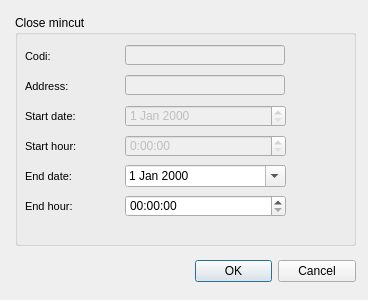
<?xml version="1.0" encoding="UTF-8"?>
<ui version="4.0">
 <class>Dialog</class>
 <widget class="QDialog" name="Dialog">
  <property name="geometry">
   <rect>
    <x>0</x>
    <y>0</y>
    <width>368</width>
    <height>300</height>
   </rect>
  </property>
  <property name="windowTitle">
   <string>Dialog</string>
  </property>
  <widget class="QDialogButtonBox" name="buttonBox">
   <property name="geometry">
    <rect>
     <x>195</x>
     <y>255</y>
     <width>161</width>
     <height>32</height>
    </rect>
   </property>
   <property name="orientation">
    <enum>Qt::Horizontal</enum>
   </property>
   <property name="standardButtons">
    <set>QDialogButtonBox::Cancel|QDialogButtonBox::Ok</set>
   </property>
  </widget>
  <widget class="QGroupBox" name="groupBox">
   <property name="geometry">
    <rect>
     <x>15</x>
     <y>15</y>
     <width>341</width>
     <height>231</height>
    </rect>
   </property>
   <property name="title">
    <string>Close mincut</string>
   </property>
   <widget class="QLineEdit" name="label_x">
    <property name="enabled">
     <bool>false</bool>
    </property>
    <property name="geometry">
     <rect>
      <x>110</x>
      <y>30</y>
      <width>160</width>
      <height>20</height>
     </rect>
    </property>
    <property name="font">
     <font>
      <italic>false</italic>
     </font>
    </property>
    <property name="styleSheet">
     <string notr="true"/>
    </property>
    <property name="text">
     <string/>
    </property>
    <property name="alignment">
     <set>Qt::AlignLeading|Qt::AlignLeft|Qt::AlignVCenter</set>
    </property>
   </widget>
   <widget class="QLabel" name="label_label_x">
    <property name="geometry">
     <rect>
      <x>10</x>
      <y>30</y>
      <width>90</width>
      <height>22</height>
     </rect>
    </property>
    <property name="font">
     <font>
      <pointsize>8</pointsize>
     </font>
    </property>
    <property name="frameShape">
     <enum>QFrame::NoFrame</enum>
    </property>
    <property name="frameShadow">
     <enum>QFrame::Plain</enum>
    </property>
    <property name="text">
     <string>Codi:</string>
    </property>
    <property name="textFormat">
     <enum>Qt::AutoText</enum>
    </property>
    <property name="scaledContents">
     <bool>false</bool>
    </property>
    <property name="alignment">
     <set>Qt::AlignLeading|Qt::AlignLeft|Qt::AlignVCenter</set>
    </property>
    <property name="margin">
     <number>3</number>
    </property>
   </widget>
   <widget class="QLineEdit" name="label_x_2">
    <property name="enabled">
     <bool>false</bool>
    </property>
    <property name="geometry">
     <rect>
      <x>110</x>
      <y>60</y>
      <width>160</width>
      <height>20</height>
     </rect>
    </property>
    <property name="styleSheet">
     <string notr="true"/>
    </property>
    <property name="text">
     <string/>
    </property>
    <property name="alignment">
     <set>Qt::AlignLeading|Qt::AlignLeft|Qt::AlignVCenter</set>
    </property>
   </widget>
   <widget class="QLabel" name="label_label_x_2">
    <property name="geometry">
     <rect>
      <x>10</x>
      <y>60</y>
      <width>90</width>
      <height>22</height>
     </rect>
    </property>
    <property name="font">
     <font>
      <pointsize>8</pointsize>
     </font>
    </property>
    <property name="frameShape">
     <enum>QFrame::NoFrame</enum>
    </property>
    <property name="frameShadow">
     <enum>QFrame::Plain</enum>
    </property>
    <property name="text">
     <string>Address:</string>
    </property>
    <property name="textFormat">
     <enum>Qt::AutoText</enum>
    </property>
    <property name="scaledContents">
     <bool>false</bool>
    </property>
    <property name="alignment">
     <set>Qt::AlignLeading|Qt::AlignLeft|Qt::AlignVCenter</set>
    </property>
    <property name="margin">
     <number>3</number>
    </property>
   </widget>
   <widget class="QLabel" name="label_label_x_3">
    <property name="geometry">
     <rect>
      <x>10</x>
      <y>90</y>
      <width>90</width>
      <height>22</height>
     </rect>
    </property>
    <property name="font">
     <font>
      <pointsize>8</pointsize>
     </font>
    </property>
    <property name="frameShape">
     <enum>QFrame::NoFrame</enum>
    </property>
    <property name="frameShadow">
     <enum>QFrame::Plain</enum>
    </property>
    <property name="text">
     <string>Start date:</string>
    </property>
    <property name="textFormat">
     <enum>Qt::AutoText</enum>
    </property>
    <property name="scaledContents">
     <bool>false</bool>
    </property>
    <property name="alignment">
     <set>Qt::AlignLeading|Qt::AlignLeft|Qt::AlignVCenter</set>
    </property>
    <property name="margin">
     <number>3</number>
    </property>
   </widget>
   <widget class="QLabel" name="label_label_x_4">
    <property name="geometry">
     <rect>
      <x>10</x>
      <y>120</y>
      <width>90</width>
      <height>22</height>
     </rect>
    </property>
    <property name="font">
     <font>
      <pointsize>8</pointsize>
     </font>
    </property>
    <property name="frameShape">
     <enum>QFrame::NoFrame</enum>
    </property>
    <property name="frameShadow">
     <enum>QFrame::Plain</enum>
    </property>
    <property name="text">
     <string>Start hour:</string>
    </property>
    <property name="textFormat">
     <enum>Qt::AutoText</enum>
    </property>
    <property name="scaledContents">
     <bool>false</bool>
    </property>
    <property name="alignment">
     <set>Qt::AlignLeading|Qt::AlignLeft|Qt::AlignVCenter</set>
    </property>
    <property name="margin">
     <number>3</number>
    </property>
   </widget>
   <widget class="QDateEdit" name="dateEdit">
    <property name="enabled">
     <bool>false</bool>
    </property>
    <property name="geometry">
     <rect>
      <x>110</x>
      <y>90</y>
      <width>161</width>
      <height>22</height>
     </rect>
    </property>
    <property name="styleSheet">
     <string notr="true"/>
    </property>
    <property name="alignment">
     <set>Qt::AlignLeading|Qt::AlignLeft|Qt::AlignVCenter</set>
    </property>
   </widget>
   <widget class="QTimeEdit" name="timeEdit">
    <property name="enabled">
     <bool>false</bool>
    </property>
    <property name="geometry">
     <rect>
      <x>110</x>
      <y>120</y>
      <width>161</width>
      <height>22</height>
     </rect>
    </property>
    <property name="layoutDirection">
     <enum>Qt::LeftToRight</enum>
    </property>
    <property name="styleSheet">
     <string notr="true"/>
    </property>
    <property name="frame">
     <bool>true</bool>
    </property>
    <property name="alignment">
     <set>Qt::AlignLeading|Qt::AlignLeft|Qt::AlignVCenter</set>
    </property>
    <property name="specialValueText">
     <string/>
    </property>
    <property name="keyboardTracking">
     <bool>true</bool>
    </property>
    <property name="currentSection">
     <enum>QDateTimeEdit::HourSection</enum>
    </property>
    <property name="displayFormat">
     <string>H:mm:ss</string>
    </property>
   </widget>
   <widget class="QTimeEdit" name="timeEdit_2">
    <property name="geometry">
     <rect>
      <x>110</x>
      <y>180</y>
      <width>161</width>
      <height>22</height>
     </rect>
    </property>
    <property name="styleSheet">
     <string notr="true"/>
    </property>
    <property name="calendarPopup">
     <bool>false</bool>
    </property>
   </widget>
   <widget class="QLabel" name="label_label_x_5">
    <property name="geometry">
     <rect>
      <x>10</x>
      <y>180</y>
      <width>90</width>
      <height>22</height>
     </rect>
    </property>
    <property name="font">
     <font>
      <pointsize>8</pointsize>
     </font>
    </property>
    <property name="frameShape">
     <enum>QFrame::NoFrame</enum>
    </property>
    <property name="frameShadow">
     <enum>QFrame::Plain</enum>
    </property>
    <property name="text">
     <string>End hour:</string>
    </property>
    <property name="textFormat">
     <enum>Qt::AutoText</enum>
    </property>
    <property name="scaledContents">
     <bool>false</bool>
    </property>
    <property name="alignment">
     <set>Qt::AlignLeading|Qt::AlignLeft|Qt::AlignVCenter</set>
    </property>
    <property name="margin">
     <number>3</number>
    </property>
   </widget>
   <widget class="QLabel" name="label_label_x_6">
    <property name="geometry">
     <rect>
      <x>10</x>
      <y>150</y>
      <width>90</width>
      <height>22</height>
     </rect>
    </property>
    <property name="font">
     <font>
      <pointsize>8</pointsize>
     </font>
    </property>
    <property name="frameShape">
     <enum>QFrame::NoFrame</enum>
    </property>
    <property name="frameShadow">
     <enum>QFrame::Plain</enum>
    </property>
    <property name="text">
     <string>End date:</string>
    </property>
    <property name="textFormat">
     <enum>Qt::AutoText</enum>
    </property>
    <property name="scaledContents">
     <bool>false</bool>
    </property>
    <property name="alignment">
     <set>Qt::AlignLeading|Qt::AlignLeft|Qt::AlignVCenter</set>
    </property>
    <property name="margin">
     <number>3</number>
    </property>
   </widget>
   <widget class="QDateEdit" name="dateEdit_2">
    <property name="geometry">
     <rect>
      <x>110</x>
      <y>150</y>
      <width>161</width>
      <height>22</height>
     </rect>
    </property>
    <property name="styleSheet">
     <string notr="true"/>
    </property>
    <property name="calendarPopup">
     <bool>true</bool>
    </property>
   </widget>
  </widget>
 </widget>
 <resources/>
 <connections>
  <connection>
   <sender>buttonBox</sender>
   <signal>accepted()</signal>
   <receiver>Dialog</receiver>
   <slot>accept()</slot>
   <hints>
    <hint type="sourcelabel">
     <x>248</x>
     <y>254</y>
    </hint>
    <hint type="destinationlabel">
     <x>157</x>
     <y>274</y>
    </hint>
   </hints>
  </connection>
  <connection>
   <sender>buttonBox</sender>
   <signal>rejected()</signal>
   <receiver>Dialog</receiver>
   <slot>reject()</slot>
   <hints>
    <hint type="sourcelabel">
     <x>316</x>
     <y>260</y>
    </hint>
    <hint type="destinationlabel">
     <x>286</x>
     <y>274</y>
    </hint>
   </hints>
  </connection>
 </connections>
</ui>
